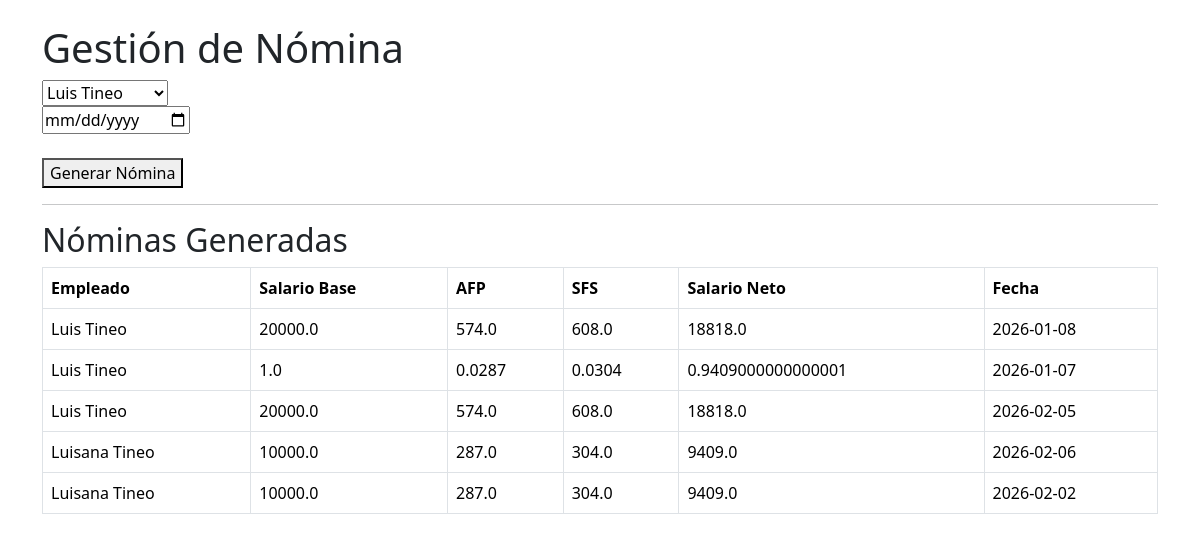
Screenshot of /nomina with the database file from the repository.
### tables this page shows
CREATE TABLE nomina (
        id INTEGER PRIMARY KEY AUTOINCREMENT,
        empleado_id INTEGER,
        salario_base REAL,
        afp REAL,
        sfs REAL,
        salario_neto REAL,
        fecha TEXT,
        FOREIGN KEY (empleado_id) REFERENCES empleados(id)
    );

CREATE TABLE empleados(
        id INTEGER PRIMARY KEY AUTOINCREMENT,
        nombre TEXT NOT NULL,
        apellido TEXT NOT NULL,
        cedula TEXT UNIQUE NOT NULL,
        cargo TEXT,
        departamento TEXT,
        salario REAL,
        fecha_ingreso TEXT,
        estado TEXT
    );

### app.py (the view)
@app.route('/nomina', methods=['GET', 'POST'])
def nomina():
    empleados = models.obtener_empleados()
    if request.method == 'POST':
        empleado_id = request.form['empleado_id']
        fecha = request.form['fecha']
        models.generar_nomina(empleado_id, fecha)
        return redirect(url_for('nomina'))
    nominas = models.obtener_nomina()
    return render_template('nomina.html', empleados=empleados, nominas=nominas)

### models.py (called while the page is built)
def get_connection():
    conn = sqlite3.connect('database.db')
    conn.row_factory = sqlite3.Row
    return conn

def obtener_empleados():
    conn = get_connection()
    cursor = conn.cursor()
    cursor.execute("SELECT * FROM empleados")
    empleados = cursor.fetchall()
    conn.close()
    return empleados

def obtener_nomina():
    conn = get_connection()
    cursor = conn.cursor()
    cursor.execute("""
        SELECT nomina.*, empleados.nombre, empleados.apellido
        FROM nomina
        JOIN empleados ON nomina.empleado_id = empleados.id
    """)
    datos = cursor.fetchall()
    conn.close()
    return datos

### templates/nomina.html (shortened to what this page needs)
<!DOCTYPE html>
<html lang="es">
<head>
    <link href="https://cdn.jsdelivr.net/npm/bootstrap@5.3.2/dist/css/bootstrap.min.css" rel="stylesheet">
</head>
<body>
<div class="container mt-4">
    <h1>Gestión de Nómina</h1>
    <form method="POST">
        <select name="empleado_id" required>
            {% for emp in empleados %}
            <option value="{{ emp.id }}">
                {{ emp.nombre }} {{ emp.apellido }}
            </option>
            {% endfor %}
        </select><br>
        <input type="date" name="fecha" required><br><br>
        <button type="submit">Generar Nómina</button>
    </form>
    <hr>
    <h2>Nóminas Generadas</h2>
    <table class="table table-bordered">
        <tr>
            <th>Empleado</th>
            <th>Salario Base</th>
            <th>AFP</th>
            <th>SFS</th>
            <th>Salario Neto</th>
            <th>Fecha</th>
        </tr>
        {% for n in nominas %}
        <tr>
            <td>{{ n.nombre }} {{ n.apellido }}</td>
            <td>{{ n.salario_base }}</td>
            <td>{{ n.afp }}</td>
            <td>{{ n.sfs }}</td>
            <td>{{ n.salario_neto }}</td>
            <td>{{ n.fecha }}</td>
        </tr>
        {% endfor %}
    </table>
</div>
</body>
</html>

### rows the page displays
nomina: nombre "Luis", apellido "Tineo", salario_base "20000.0", afp "574.0", sfs "608.0", salario_neto "18818.0", fecha "2026-01-08"
nomina: nombre "Luis", apellido "Tineo", salario_base "1.0", afp "0.0287", sfs "0.0304", salario_neto "0.9409000000000001", fecha "2026-01-07"
nomina: nombre "Luis", apellido "Tineo", salario_base "20000.0", afp "574.0", sfs "608.0", salario_neto "18818.0", fecha "2026-02-05"
nomina: nombre "Luisana", apellido "Tineo", salario_base "10000.0", afp "287.0", sfs "304.0", salario_neto "9409.0", fecha "2026-02-06"
nomina: nombre "Luisana", apellido "Tineo", salario_base "10000.0", afp "287.0", sfs "304.0", salario_neto "9409.0", fecha "2026-02-02"

### other values shown
form field empleado_id "Luis Tineo"
